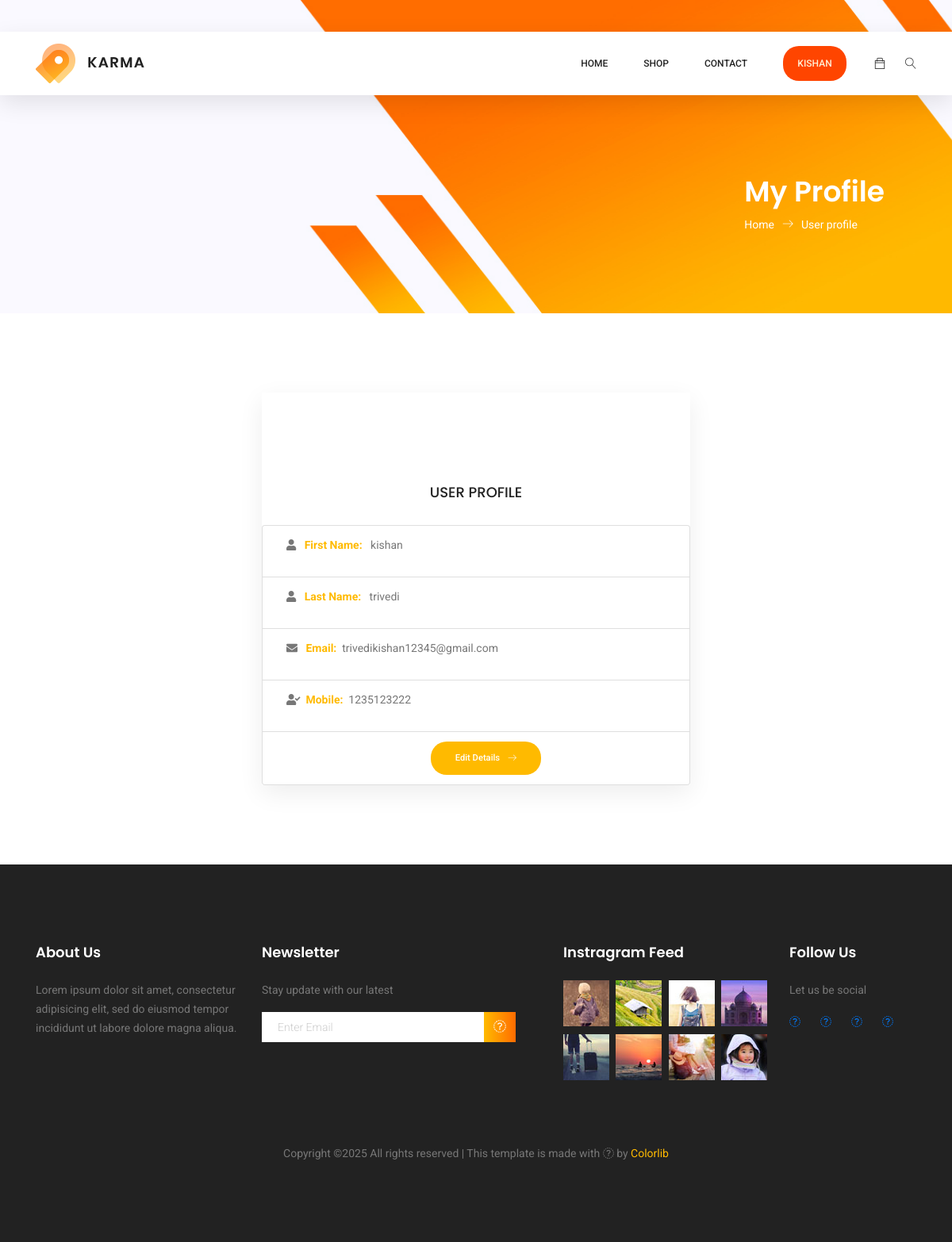
/profile/ (signed in), run on the app's committed database.
### store/models.py (models this page shows, shortened)
class Customer(models.Model):
    user = models.OneToOneField(settings.AUTH_USER_MODEL, on_delete=models.CASCADE, null=True,blank=True)
    mobile = models.IntegerField(null=True)
    alternate_mobil_number = models.IntegerField(null=True)
    addresses = models.ManyToManyField(ShippingAddress)

### store/views.py (the view)
# urls.py: path('profile/',views.Profile.as_view(),name="profile"),
class Profile(TemplateView):
    model = Customer
    template_name = "profile.html"
    def get_queryset(self):
        return Customer.objects.filter(user=self.request.user)
    def get_context_data(self, **kwargs):
        context = super(Profile, self).get_context_data(**kwargs)
        context['users'] = self.get_queryset()
        return context

### store/templates/profile.html (shortened to what this page needs)
<!DOCTYPE html>
<html lang="zxx" class="no-js">
<head>
	{% load static %}
	<link rel="stylesheet" href="{% static 'main/css/linearicons.css' %}">
	<link rel="stylesheet" href="{% static 'main/css/owl.carousel.css' %}">
	<link rel="stylesheet" href="{% static 'main/css/themify-icons.css' %}">
	<link rel="stylesheet" href="{% static 'main/css/font-awesome.min.css' %}">
	<link rel="stylesheet" href="{% static 'main/css/nice-select.css' %}">
	<link rel="stylesheet" href="{% static 'main/css/nouislider.min.css' %}">
	<link rel="stylesheet" href="{% static 'main/css/bootstrap.css' %}">
	<link rel="stylesheet" href="{% static 'main/css/main.css' %}">
	<link rel="stylesheet" href="https://stackpath.bootstrapcdn.com/font-awesome/4.7.0/css/font-awesome.min.css">
</head>
<body>
	<header class="header_area sticky-header">
		<div class="main_menu">
			<nav class="navbar navbar-expand-lg navbar-light main_box">
				<div class="container">
					<a class="navbar-brand logo_h" href="/home/"><img src="{% static 'main/img/logo.png' %}" alt=""></a>
					<div class="collapse navbar-collapse offset" id="navbarSupportedContent">
						<ul class="nav navbar-nav menu_nav ml-auto">
							<li class="nav-item"><a class="nav-link" href="/home/">Home</a></li>
							<li class="nav-item submenu dropdown">
								<a href="#" class="nav-link dropdown-toggle" data-toggle="dropdown" role="button" aria-haspopup="true"
								 aria-expanded="false">Shop</a>
							</li>
							<li class="nav-item"><a class="nav-link" href="contact.html">Contact</a></li>
							{% if request.user.is_authenticated %}
							<li class="nav-item submenu dropdown active" style="background-color: orangered;width: 80px;border-radius: 20px 20px 20px 20px;text-align: center;">
							<a href="#" class="nav-link dropdown-toggle " data-toggle="dropdown" role="button" aria-haspopup="true" style="color: papayawhip;"
								 aria-expanded="false"><span>{{request.user.first_name}}</span></a>
							</li>
							{% else %}
							<li class="nav-item"><a class="nav-link" href="/login/">Login</a></li>
							{% endif %}
						</ul>
						<ul class="nav navbar-nav navbar-right">
							<li class="nav-item"><a href="/cart/" class="cart"><span class="ti-bag"></span></a></li>
							<li class="nav-item">
								<button class="search"><span class="lnr lnr-magnifier" id="search"></span></button>
							</li>
						</ul>
					</div>
				</div>
			</nav>
		</div>
	</header>
	<section class="banner-area organic-breadcrumb">
		<div class="container">
			<div class="breadcrumb-banner d-flex flex-wrap align-items-center justify-content-end">
				<div class="col-first">
					<h1>My Profile</h1>
					<nav class="d-flex align-items-center">
						<a href="/home/">Home<span class="lnr lnr-arrow-right"></span></a>
						<a href="/profile/">User profile</a>
					</nav>
				</div>
			</div>
		</div>
	</section>
	<section class="login_box_area section_gap">
		<div class="container">
			<div class="row justify-content-center">
				<div class="col-lg-6">
					<div class="login_form_inner">
						<h3	>User Profile</h3>
						<div>
							{% for u in users %}
							<ul class="">
								<li class="list-group-item">
									<div class="widget-content p-0">
										<div class="widget-content-wrapper">
											<div class="widget-content-left">
												<div class="row justify-content-left" style="margin-left: 10px;">
												<div class="widget-heading"><i class="fas fa-user"></i></div>
												<div class="widget-heading">&nbsp&nbsp&nbsp<b>First Name: </b></div>
												<p class="justify-content-left">&nbsp &nbsp{{u.user.first_name}}</p>
											</div>
											</div>
										</div>
									</div>
								</li>
								<li class="list-group-item">
									<div class="widget-content p-0">
										<div class="widget-content-wrapper">
											<div class="widget-content-left">
												<div class="row justify-content-left" style="margin-left: 10px;">
												<div class="widget-heading"><i class="fas fa-user"></i></div>
												<div class="widget-heading">&nbsp&nbsp&nbsp<b>Last Name: </b></div>
												<p class="justify-content-left">&nbsp &nbsp{{u.user.last_name}}</p>
											</div>
											</div>
										</div>
									</div>
								</li>
								<li class="list-group-item">
									<div class="widget-content p-0">
										<div class="widget-content-wrapper">
											<div class="widget-content-left">
												<div class="row justify-content-left" style="margin-left: 10px;">
												<div class="widget-heading"><i class="fas fa-envelope"></i></div>
												<div class="widget-heading">&nbsp&nbsp<b> Email: </b></div>
												<p>&nbsp&nbsp{{u.user.email}}</p>
											</div>
											</div>
										</div>
									</div>
								</li>
								<li class="list-group-item">
									<div class="widget-content p-0">
										<div class="widget-content-wrapper">
											<div class="widget-content-left align-self-center">
												<div class="row justify-content-left" style="margin-left: 10px;">
												<div class="widget-heading"><i class="fas fa-user-check"></i></div>
												<div class="widget-heading">&nbsp&nbsp<b>Mobile: </b></div>
												<p>&nbsp&nbsp{{u.mobile}}</p>
											</div>
											</div>
										</div>
									</div>
								</li>
								<li class="list-group-item">
									<div class="widget-content p-0">
										<div class="widget-content-wrapper">
											<div class="widget-content-left">
												<div id="project1" class="row justify-content-center" style="margin-left: 10px;">
												<a href="/profile/editprofile/" class="genric-btn primary circle arrow">Edit Details<span class="lnr lnr-arrow-right"></span></a>
												</div>
											</div>
										</div>
									</div>
								</li>
							</ul>
							{% endfor %}
						</div>
						</div>
					</div>
				</div>
			</div>
	</section>
	<footer class="footer-area section_gap">
		<div class="container">
			<div class="row">
				<div class="col-lg-3  col-md-6 col-sm-6">
					<div class="single-footer-widget">
						<h6>About Us</h6>
						<p>
							Lorem ipsum dolor sit amet, consectetur adipisicing elit, sed do eiusmod tempor incididunt ut labore dolore
							magna aliqua.
						</p>
					</div>
				</div>
				<div class="col-lg-4  col-md-6 col-sm-6">
					<div class="single-footer-widget">
						<h6>Newsletter</h6>
						<p>Stay update with our latest</p>
						<div class="" id="mc_embed_signup">
							<form target="_blank" novalidate="true" action="https://spondonit.us12.list-manage.com/subscribe/post?u=1462626880ade1ac87bd9c93a&amp;id=92a4423d01"
							 method="get" class="form-inline">
								<div class="d-flex flex-row">
									<input class="form-control" name="EMAIL" placeholder="Enter Email" onfocus="this.placeholder = ''" onblur="this.placeholder = 'Enter Email '"
									 required="" type="email">
									<button class="click-btn btn btn-default"><i class="fa fa-long-arrow-right" aria-hidden="true"></i></button>
								</div>
							</form>
						</div>
					</div>
				</div>
				<div class="col-lg-3  col-md-6 col-sm-6">
					<div class="single-footer-widget mail-chimp">
						<h6 class="mb-20">Instragram Feed</h6>
						<ul class="instafeed d-flex flex-wrap">
							<li><img src="{% static 'main/img/i1.jpg' %}" alt=""></li>
							<li><img src="{% static 'main/img/i2.jpg' %}" alt=""></li>
							<li><img src="{% static 'main/img/i3.jpg' %}" alt=""></li>
							<li><img src="{% static 'main/img/i4.jpg' %}" alt=""></li>
							<li><img src="{% static 'main/img/i5.jpg' %}" alt=""></li>
							<li><img src="{% static 'main/img/i6.jpg' %}" alt=""></li>
							<li><img src="{% static 'main/img/i7.jpg' %}" alt=""></li>
							<li><img src="{% static 'main/img/i8.jpg' %}" alt=""></li>
						</ul>
					</div>
				</div>
				<div class="col-lg-2 col-md-6 col-sm-6">
					<div class="single-footer-widget">
						<h6>Follow Us</h6>
						<p>Let us be social</p>
						<div class="footer-social d-flex align-items-center">
							<a href="#"><i class="fa fa-facebook"></i></a>
							<a href="#"><i class="fa fa-twitter"></i></a>
							<a href="#"><i class="fa fa-dribbble"></i></a>
							<a href="#"><i class="fa fa-behance"></i></a>
						</div>
					</div>
				</div>
			</div>
			<div class="footer-bottom d-flex justify-content-center align-items-center flex-wrap">
				<p class="footer-text m-0">
Copyright &copy;<script>document.write(new Date().getFullYear());</script> All rights reserved | This template is made with <i class="fa fa-heart-o" aria-hidden="true"></i> by <a href="https://colorlib.com" target="_blank">Colorlib</a>
</p>
			</div>
		</div>
	</footer>
</body>
</html>

### store/templates/profile.html (style rules this page uses)
#project1 { color: white; }

### data on the page
Customer: user.first_name "kishan", user.last_name "trivedi", user.email "trivedikishan12345@gmail.com", mobile "1235123222"

### other printed values
{{ request.user.first_name }} "KISHAN"
